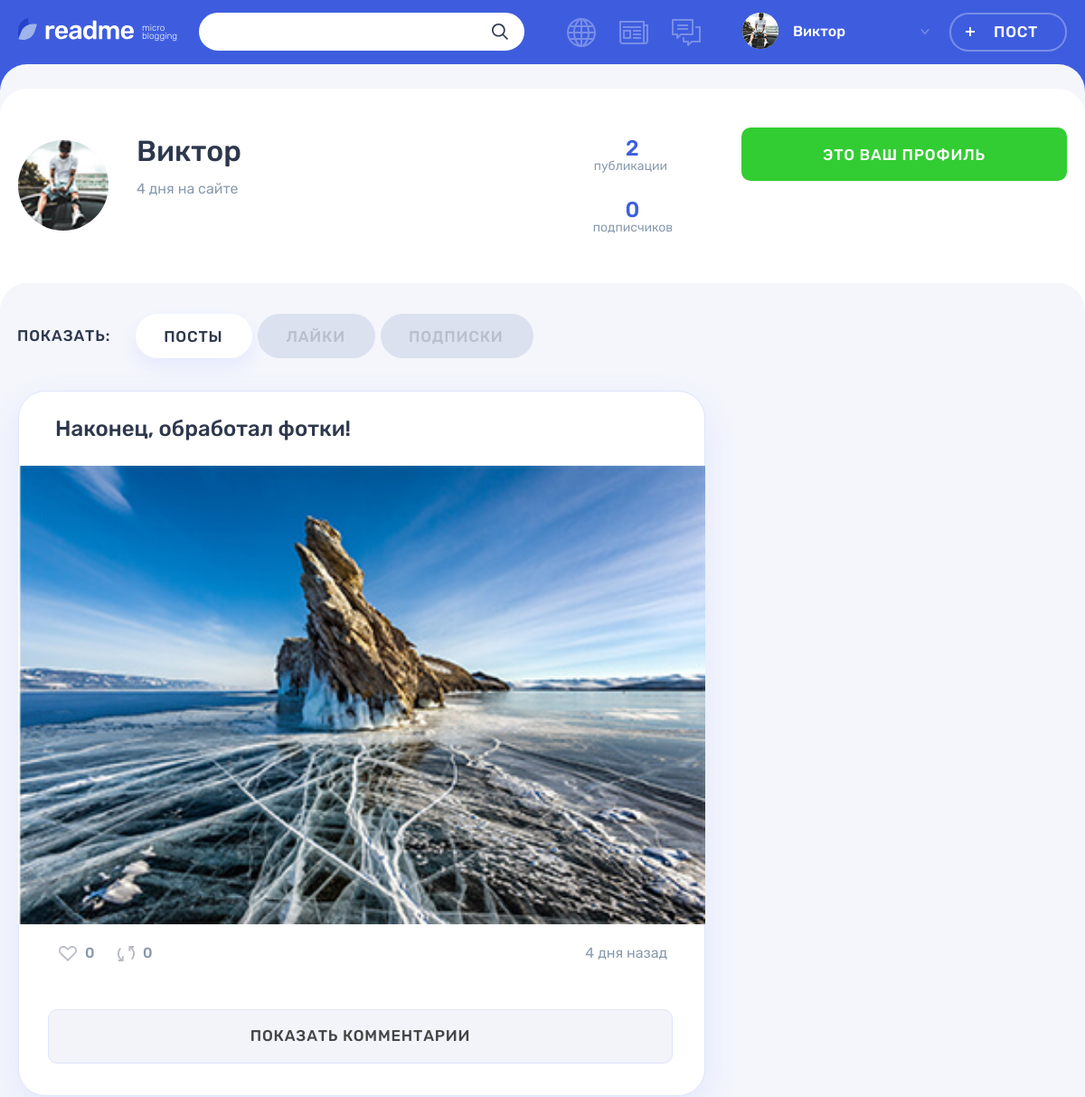
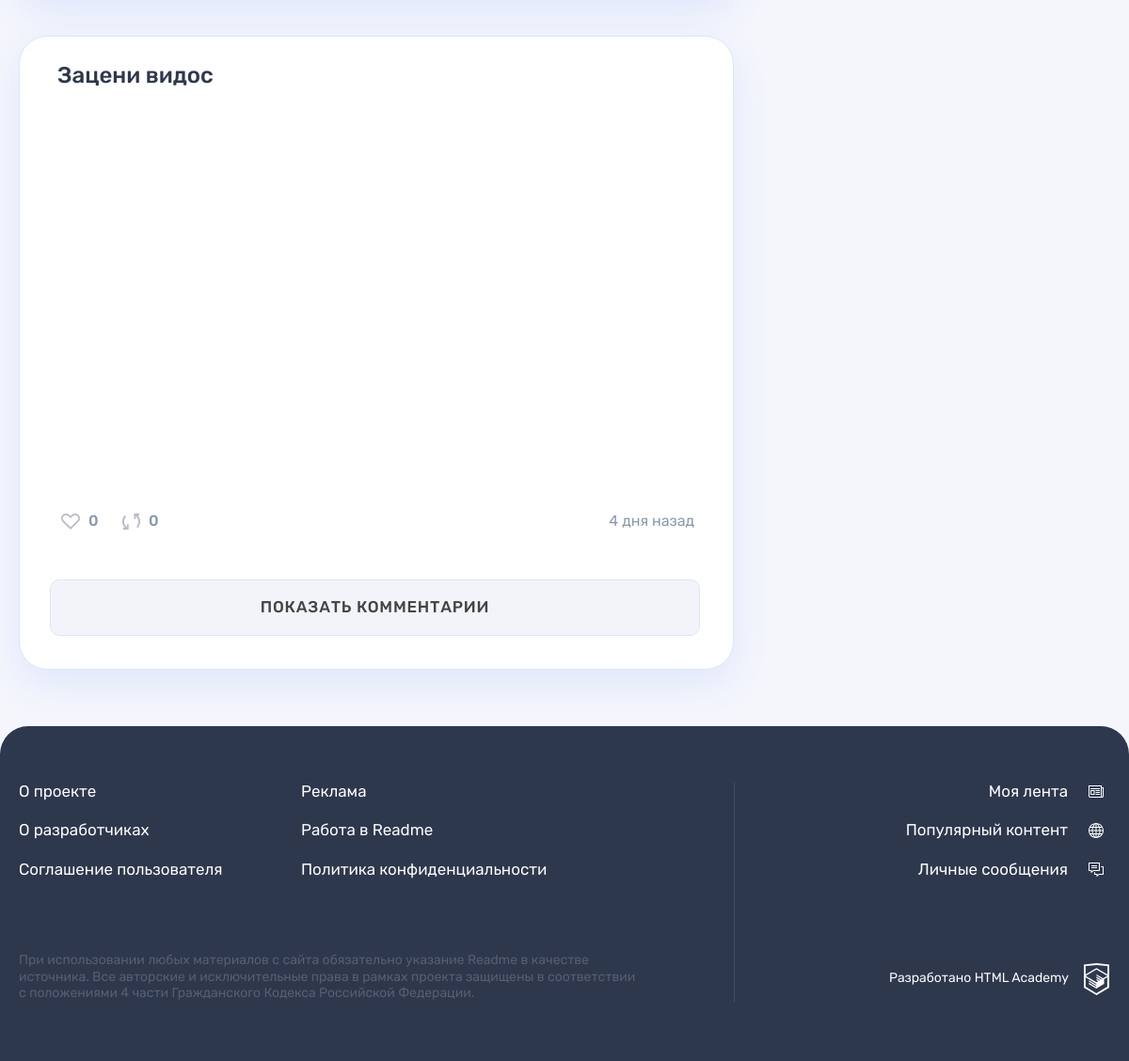
The page /profile.php?user_id=3&active_tab=posts (signed in) on the database its author committed (2 pictures, top to bottom).
### tables this page shows
CREATE TABLE users (
id INT UNSIGNED AUTO_INCREMENT PRIMARY KEY,
registration_date TIMESTAMP DEFAULT CURRENT_TIMESTAMP,
email VARCHAR(128) NOT NULL UNIQUE,
login VARCHAR(128) NOT NULL UNIQUE,
password VARCHAR(128) NOT NULL,
avatar VARCHAR(128) NOT NULL
);

CREATE TABLE posts (
  id INT UNSIGNED AUTO_INCREMENT PRIMARY KEY,
  post_date TIMESTAMP DEFAULT CURRENT_TIMESTAMP,
  title VARCHAR(128) NOT NULL,
  content_text VARCHAR(512) NULL,
  quote_author VARCHAR(128) NULL,
  img VARCHAR(128) NULL,
  video VARCHAR(128) NULL,
  link VARCHAR(256) NULL,
  views INT UNSIGNED NULL,
  
  user_id INT UNSIGNED NOT NULL,
  type_id INT UNSIGNED  NOT NULL,
  original_author_id INT UNSIGNED NULL,
  original_id INT UNSIGNED NULL
);

### db_requests.php (called while the page is built, shortened)
<?php
function get_data($link, $sql)
{
    $result = mysqli_query($link, $sql);
    $result = mysqli_fetch_all($result, MYSQLI_ASSOC);
    return $result;
}
function get_post_comments($link, $post_id)
{
    $sql = "SELECT com.*, u.login AS author, u.avatar
    FROM comments com
    JOIN posts p ON p.id = com.post_id
    JOIN users u ON u.id = com.user_id
    WHERE com.post_id = $post_id
    ORDER BY comment_date DESC";
    return get_data($link, $sql);
}
function get_posts_by_author_id($link, $author_id)
{
    $sql = "SELECT DISTINCT p.*, u.login AS author_login, ct.icon_type AS type, u.avatar,
    IFNULL((SELECT COUNT(*) FROM likes l WHERE l.post_id = p.id), 0) AS likes,
    IFNULL((SELECT COUNT(*) FROM comments com WHERE com.post_id = p.id), 0) AS comments_count,
    IFNULL((SELECT COUNT(*) FROM posts post WHERE post.original_id = p.id), 0) AS reposts,
    post.post_date AS original_date, us.login AS original_author_name, us.avatar AS original_author_avatar
    FROM posts p
    JOIN users u ON u.id = p.user_id
    JOIN content_type ct ON ct.id = p.type_id
    LEFT JOIN users us ON us.id = p.original_author_id
    LEFT JOIN posts post ON post.id = p.original_id
    WHERE p.user_id = $author_id
    ORDER BY p.post_date DESC";
    return get_data($link, $sql);
}
function get_profile_data($link, $profile_id, $user_id)
{
    $sql = "SELECT DISTINCT u.id, u.login, u.avatar, IFNULL(COUNT(p.user_id), 0) AS user_posts,
    u.registration_date,
    IFNULL((SELEct COUNT(*) FROM subscriptions sub WHERE sub.userto_id = u.id), 0) AS user_subs,
    IFNULL((SELEct COUNT(*) FROM subscriptions subs WHERE subs.userto_id = u.id AND subs.user_id = $user_id), 0) AS is_subscribed
    FROM users u
    JOIN posts p ON p.user_id = u.id
    WHERE u.id = $profile_id";
    return get_data($link, $sql)[0];
}
function get_hashtags_for_post($link, $post_id)
{
    $sql = "SELECT h.id, h.title
    FROM hashtags h
    JOIN hashtags_posts hp ON hp.tag_id = h.id
    WHERE hp.post_id = $post_id";
    return get_data($link, $sql);
}

### templates/profile/profile-posts.php (the view, shortened to what this page needs)
<section class="profile__posts tabs__content tabs__content--active">
  <?php foreach ($posts as $post) : ?>
    <article class="profile__post post post-<?= $post['type'] ?>">
      <div class="post__main">
        <h2><a href="post.php?post_id=<?= $post['id'] ?>"><?= anti_xss($post['title']) ?></a></h2>
        <div class="post__main">
          <?php if ($post['type'] === 'photo') : ?>
            <div class="post-photo__image-wrapper">
              <img src="uploads/<?= anti_xss($post['img']) ?>" alt="Фото от пользователя" width="760" height="396">
            </div>
          <?php elseif ($post['type'] === 'video') : ?>
            <div class="post-video__block">
              <div class="post-video__preview">
                <?= embed_youtube_video($post['video']); ?>
              </div>
            <?php elseif ($post['type'] === 'text') : ?>
              <?= crop_text(anti_xss($post['content_text']), $post['id']) ?>
            <?php endif ?>
            </div>
            <footer class="post__footer">
              <div class="post__indicators">
                <div class="post__buttons">
                  <a class="post__indicator post__indicator--likes button" href="like.php?post_id=<?= $post['id'] ?>" title="Лайк">
                    <svg class="post__indicator-icon" width="20" height="17">
                      <use xlink:href="#icon-heart"></use>
                    </svg>
                    <span><?= $post['likes'] ?></span>
                  </a>
                  <a class="post__indicator post__indicator--repost button" href="repost.php?post_id=<?=$post['id']?>" title="Репост">
                    <svg class="post__indicator-icon" width="19" height="17">
                      <use xlink:href="#icon-repost"></use>
                    </svg>
                    <span><?= $post['reposts'] ?></span>
                  </a>
                </div>
                <?php $post_date = new DateTime($post['post_date']); ?>
                <time class="post__time" title="<?= $post_date->format('d.m.Y H:i') ?>" datetime="<?= $post_date->format('Y-m-d H:i:s') ?>"><?= time_ago($post_date) ?></time>
              </div>
            </footer>
            <div class="comments">
              <a class="comments__button button <?= ($comments_for_id === $post['id']) ? "visually-hidden" : ""; ?>" href="profile.php?comments_for=<?= $post['id'] ?>#post-<?= $post['id'] ?>">Показать комментарии</a>
    </article>
  <?php endforeach ?>

### helpers.php (shortened to what this page needs)
<?php
function embed_youtube_video($youtube_url)
{
    $res = "";
    $id = extract_youtube_id($youtube_url);
    if ($id) {
        $src = "https://www.youtube.com/embed/" . $id;
        $res = '<iframe width="760" height="400" allowfullscreen src="' . $src . '" frameborder="0"></iframe>';
    }
    return $res;
}
function extract_youtube_id($youtube_url)
{
    $id = false;
    $parts = parse_url($youtube_url);
    if ($parts) {
        $parts['path'] = $parts['path'] ?? NULL;
        if ($parts['path'] == '/watch') {
            $parts['query'] = $parts['query'] ?? NULL;
            parse_str($parts['query'], $vars);
            $id = $vars['v'] ?? null;
        } else {
            if ($parts['host'] == 'youtu.be') {
                $id = substr($parts['path'], 1);
            }
        }
    }
    return $id;
}

### templates/profile-template.php (shortened to what this page needs)
<div class="profile profile--default">
  <div class="profile__user-wrapper">
    <div class="profile__user user container">
      <div class="profile__user-info user__info">
        <div class="profile__avatar user__avatar">
          <img class="profile__picture user__picture" width="100px" src="userpics/<?= $profile_info['avatar'] ?>" alt="Аватар пользователя">
        </div>
        <div class="profile__name-wrapper user__name-wrapper">
          <span class="profile__name user__name"><?= get_profile_name_with_br($profile_info['login']) ?></span>
          <?php $profile__registration_date = new DateTime($profile_info['registration_date']); ?>
          <time class="profile__user-time user__time" title="<?= $profile__registration_date->format('d.m.Y H:i') ?>" datetime="<?= $profile__registration_date->format('Y-m-d H:i:s') ?>"><?= time_ago($profile__registration_date, " на сайте") ?></time>
        </div>
      </div>
      <div class="profile__rating user__rating">
        <p class="profile__rating-item user__rating-item user__rating-item--publications">
          <span class="user__rating-amount"><?= $profile_info['user_posts'] ?></span>
          <span class="profile__rating-text user__rating-text"><?= plural_form($profile_info['user_posts'],  array('публикация', 'публикации', 'публикаций')) ?></span>
        </p>
        <p class="profile__rating-item user__rating-item user__rating-item--subscribers">
          <span class="user__rating-amount"><?= $profile_info['user_subs'] ?></span>
          <span class="profile__rating-text user__rating-text"><?= plural_form($profile_info['user_subs'],  array('подписчик', 'подписчика', 'подписчиков')) ?></span>
        </p>
      </div>
      <div class="profile__user-buttons user__buttons">
        <?php if ((int) $profile_info['is_subscribed'] === 1) : ?>
          <a class="profile__user-button user__button user__button--subscription button button--main button--quartz" href="subscription.php?user_id=<?= $profile_info['id'] ?>">Отписаться</a>
          <a class="profile__user-button user__button user__button--writing button button--green" href="messages.php?receiver_id=<?= $profile_info['id'] ?>">Сообщение</a>
          <?php elseif ($profile_info['id'] === $user_data['id']) : ?>
            <a class="profile__user-button user__button user__button--subscription button button--main" style="background-color:limegreen;" type="button">Это ваш профиль</a>
          <?php else : ?>
          <a class="profile__user-button user__button user__button--subscription button button--main" href="subscription.php?user_id=<?= $profile_info['id'] ?>">Подписаться</a>
        <?php endif ?>
      </div>
    </div>
  </div>
  <div class="profile__tabs-wrapper tabs">
    <div class="container">
      <div class="profile__tabs filters">
        <b class="profile__tabs-caption filters__caption">Показать:</b>
        <ul class="profile__tabs-list filters__list tabs__list">
          <li class="profile__tabs-item filters__item">
            <a class="profile__tabs-link filters__button tabs__item <?= ($active_tab === 'posts') ? 'filters__button--active tabs__item--active button' : "" ;?>" href="profile.php?active_tab=posts">Посты</a>
          </li>
          <li class="profile__tabs-item filters__item">
            <a class="profile__tabs-link filters__button tabs__item button <?= ($active_tab === 'likes') ? 'filters__button--active tabs__item--active button' : "" ;?>" href="profile.php?active_tab=likes">Лайки</a>
          </li>
          <li class="profile__tabs-item filters__item">
            <a class="profile__tabs-link filters__button tabs__item button <?= ($active_tab === 'subscriptions') ? 'filters__button--active tabs__item--active button' : "" ;?>" href="profile.php?active_tab=subscriptions">Подписки</a>
          </li>
        </ul>
      </div>
      <div class="profile__tab-content">
        <?=$profile_tab ?>
      </div>
    </div>
  </div>
</div>

### functions.php (shortened to what this page needs)
<?php
function include_template($name, $data)
{
    $name = 'templates/' . $name;
    extract($data);
    require $name;
    $result = ob_get_clean();
    return $result;
}
function anti_xss($user_content)
{
    return htmlspecialchars($user_content, ENT_QUOTES);
}
function time_ago($post_upload_time, $ago_text = " назад")
{
    $interval = $post_upload_time->diff(new DateTime('now'));
    $months = (int) $interval->format('%m');
    $days = (int) $interval->format('%d');
    $hours = (int) $interval->format('%H');
    $minutes = (int) $interval->format('%i');
    $years = (int) $interval->format('%Y');
    $ago = 0;
    if ($years !== 0) {
        $years = floor($years);
        $ago = $years . ' ' . plural_form($years, array('год', 'года', 'лет')) . $ago_text;
    } elseif ($months !== 0) {
        $months = floor($months);
        $ago = $months . ' ' . plural_form($months, array('месец', 'месеца', 'месецев')) . $ago_text;
    } elseif ($days > 7 && $days < 35) {
        $week = floor($days / 7);
        $ago = $week . ' ' . plural_form($week, array('неделю', 'недели', 'недель')) . $ago_text;
    } elseif ($days !== 0) {
        $ago = $days . ' ' . plural_form($days, array('день', 'дня', 'дней')) . $ago_text;
    } elseif ($hours !== 0) {
        $hours = floor($hours);
        $ago = $hours . ' ' . plural_form($hours, array('час', 'часа', 'часов')) . $ago_text;
    } elseif ($minutes !== 0) {
        $ago = $minutes . ' ' . plural_form($minutes, array('минуту', 'минуты', 'минут')) . $ago_text;
    } else {
        $ago = 'меньше минуты назад';
    }
    return $ago;
}
function plural_form($n, $forms)
{
    return $n % 10 === 1 && $n % 100 !== 11 ? $forms[0] : ($n % 10 >= 2 && $n % 10 <= 4 && ($n % 100 < 10 || $n % 100 >= 20) ? $forms[1] : $forms[2]);
}
function get_profile_name_with_br($name)
{
    return implode('<br>', explode(" ", $name));
}

### rows shown on the page
users: avatar (picture), login "Виктор", registration_date "4 дня на сайте"
posts: title "Наконец, обработал фотки!", img (picture), likes "0", reposts "0", post_date "4 дня назад"
posts: title "Зацени видос", likes "0", reposts "0", post_date "4 дня назад"

### other values the page prints
$user_data['login'] "Виктор"
$profile_info['user_posts'] "2"
$profile_info['user_subs'] "0"
